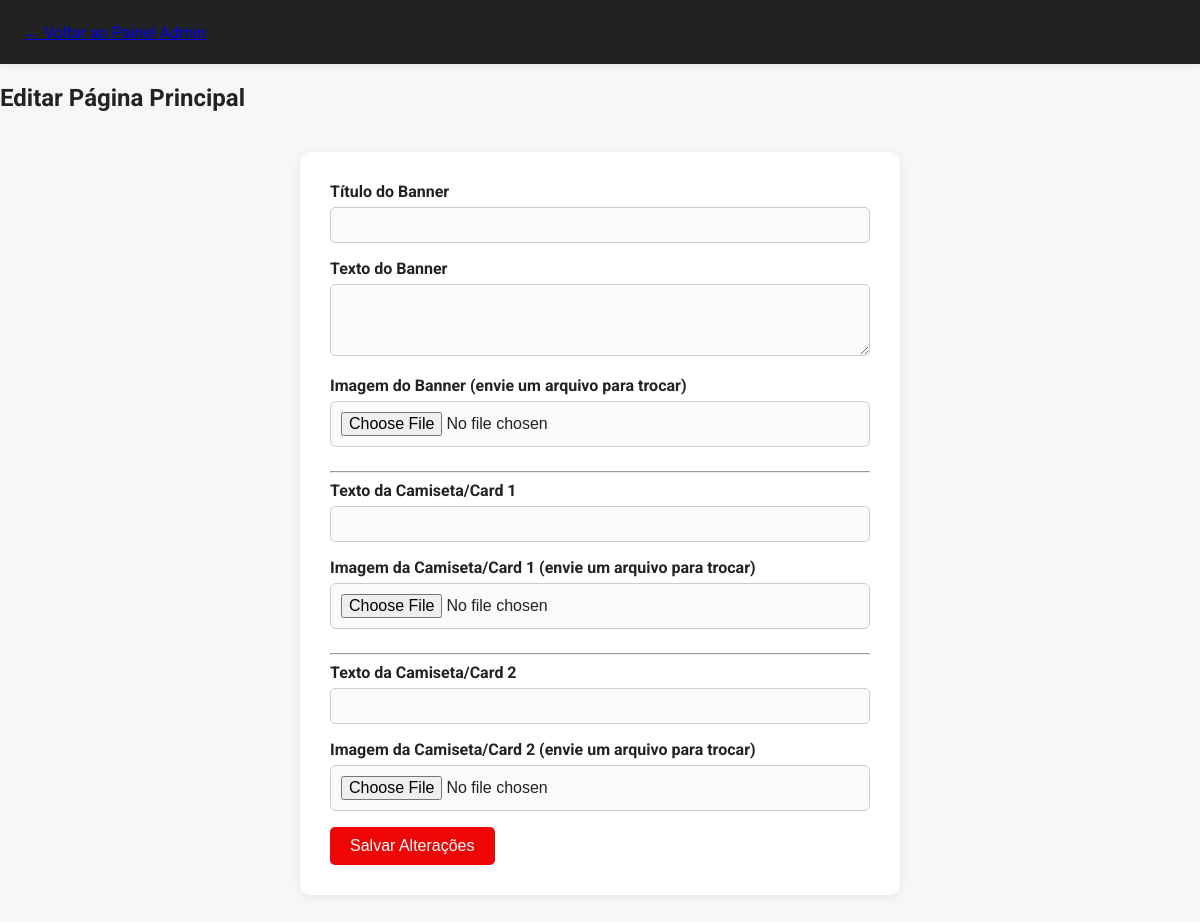
The page /editar_pagina.php (signed in) on the database as committed earlier.
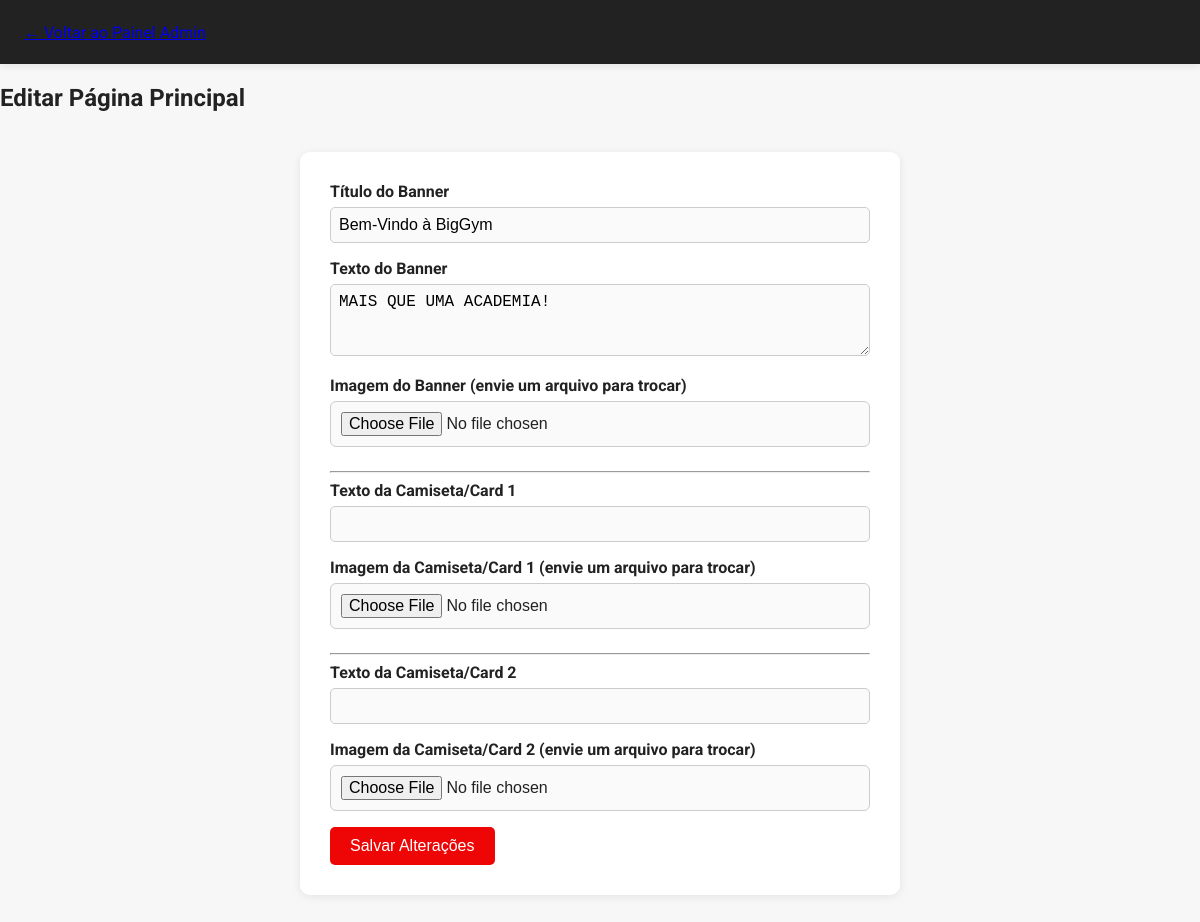
The same page on the database as committed later.
### tables this page shows
CREATE TABLE home_content (
    id INTEGER PRIMARY KEY AUTOINCREMENT,
    banner_titulo TEXT,
    banner_texto TEXT,
    banner_img TEXT,
    info1_img TEXT,
    info1_texto TEXT,
    info2_img TEXT,
    info2_texto TEXT
);

### editar_pagina.php (the view, shortened to what this page needs)
<?php
$db = getDB();
$db->exec('CREATE TABLE IF NOT EXISTS home_content (
    id INTEGER PRIMARY KEY AUTOINCREMENT,
    banner_titulo TEXT,
    banner_texto TEXT,
    banner_img TEXT,
    info1_img TEXT,
    info1_texto TEXT,
    info2_img TEXT,
    info2_texto TEXT
)');
$stmt = $db->query('SELECT * FROM home_content LIMIT 1');
$content = $stmt->fetch(PDO::FETCH_ASSOC);
if (!$content) {
    $db->exec("INSERT INTO home_content (banner_titulo, banner_texto, banner_img, info1_img, info1_texto, info2_img, info2_texto) VALUES ('Bem-Vindo à BigGym', 'MAIS QUE UMA ACADEMIA!', '', '', '', '', '')");
    $stmt = $db->query('SELECT * FROM home_content LIMIT 1');
    $content = $stmt->fetch(PDO::FETCH_ASSOC);
}
?>
<!DOCTYPE html>
<html lang="pt-BR">
<head>
    <link rel="stylesheet" href="style.css">
</head>
<body>
    <header>
        <nav>
            <a href="admin.php">&larr; Voltar ao Painel Admin</a>
        </nav>
    </header>
    <main>
        <h2>Editar Página Principal</h2>
        <form method="post" class="form-home" enctype="multipart/form-data">
            <label for="banner_titulo">Título do Banner</label>
            <input type="text" name="banner_titulo" id="banner_titulo" value="<?= htmlspecialchars($content['banner_titulo']) ?>">
            <label for="banner_texto">Texto do Banner</label>
            <textarea name="banner_texto" id="banner_texto" rows="3"><?= htmlspecialchars($content['banner_texto']) ?></textarea>
            <label for="banner_img">Imagem do Banner (envie um arquivo para trocar)</label>
            <input type="file" name="banner_img" id="banner_img" accept="image/*">
            <hr>
            <label for="info1_texto">Texto da Camiseta/Card 1</label>
            <input type="text" name="info1_texto" id="info1_texto" value="<?= htmlspecialchars($content['info1_texto']) ?>">
            <label for="info1_img">Imagem da Camiseta/Card 1 (envie um arquivo para trocar)</label>
            <input type="file" name="info1_img" id="info1_img" accept="image/*">
            <hr>
            <label for="info2_texto">Texto da Camiseta/Card 2</label>
            <input type="text" name="info2_texto" id="info2_texto" value="<?= htmlspecialchars($content['info2_texto']) ?>">
            <label for="info2_img">Imagem da Camiseta/Card 2 (envie um arquivo para trocar)</label>
            <input type="file" name="info2_img" id="info2_img" accept="image/*">
            <button type="submit">Salvar Alterações</button>
        </form>
    </main>
</body>
</html>

Rows that differ between the two databases and show on the page:
added home_content: banner_titulo "Bem-Vindo à BigGym", banner_texto "MAIS QUE UMA ACADEMIA!"
